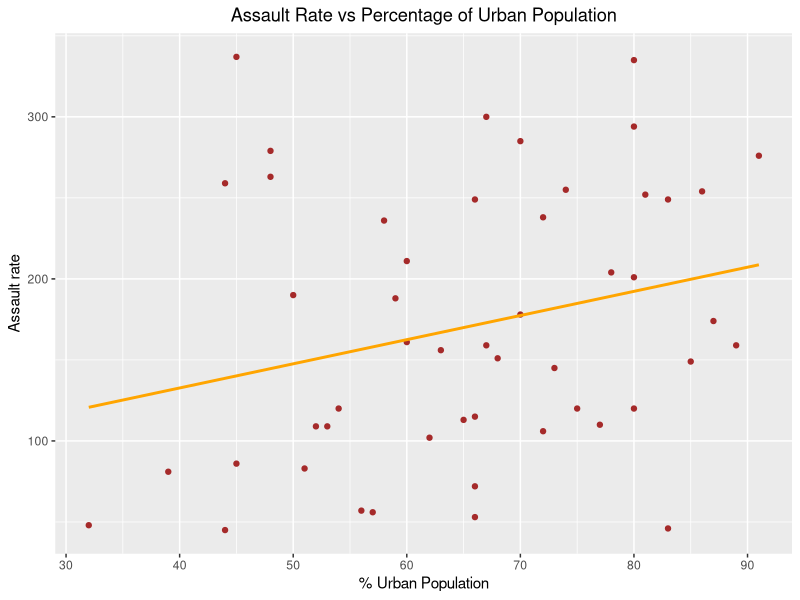

The R source for this figure:
## ---- chunk 1
#| echo: false

library(datasets) # Loading the library

summary(USArrests)
## ---- chunk 2
#| echo: false # For hiding the code in the render
#| message: false # For hiding any messages and warnings
#| warning: false
library(ggplot2)

# Plotting the data using base R
ggplot(data = USArrests, aes(x=UrbanPop, y = Assault))+
  geom_point(color = 'brown')+
  labs(x='% Urban Population', y = 'Assault rate', 
       title = 'Assault Rate vs Percentage of Urban Population')+
  theme(plot.title = element_text(hjust = 0.5))+
  geom_smooth(method = "lm", se = FALSE, color = "orange")

